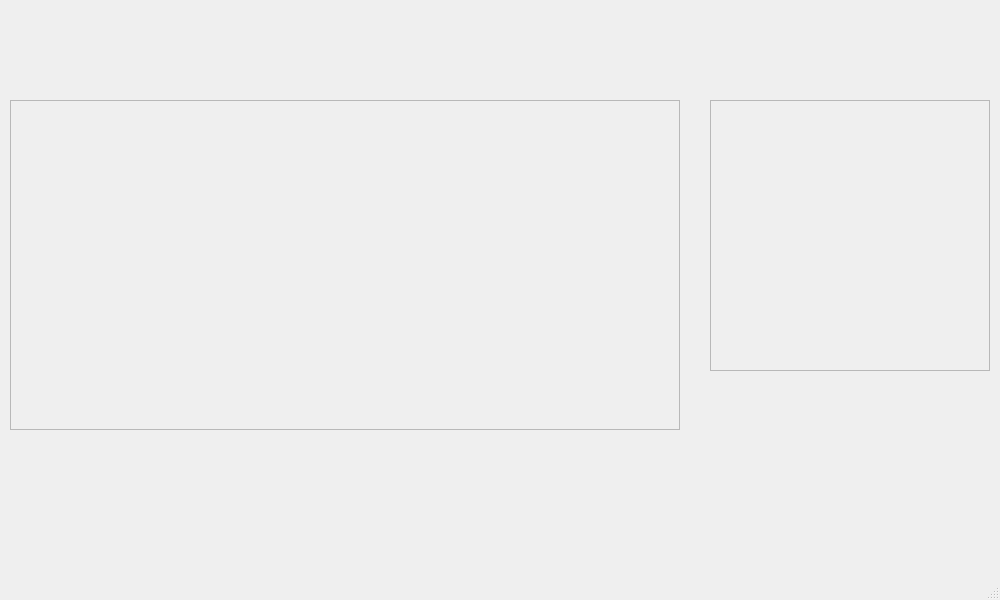
<?xml version="1.0" encoding="UTF-8"?>
<ui version="4.0">
 <class>mainwindow</class>
 <widget class="QMainWindow" name="mainwindow">
  <property name="geometry">
   <rect>
    <x>0</x>
    <y>0</y>
    <width>1000</width>
    <height>600</height>
   </rect>
  </property>
  <property name="windowTitle">
   <string>OctSrv Launcher</string>
  </property>
  <widget class="QWidget" name="centralwidget">
   <widget class="QFrame" name="photo">
    <property name="geometry">
     <rect>
      <x>10</x>
      <y>100</y>
      <width>670</width>
      <height>330</height>
     </rect>
    </property>
    <property name="mouseTracking">
     <bool>false</bool>
    </property>
    <property name="styleSheet">
     <string notr="true">#photo {
    background-image: url(url(:/mainphoto-1.png));
}</string>
    </property>
    <property name="frameShape">
     <enum>QFrame::Shape::StyledPanel</enum>
    </property>
    <property name="frameShadow">
     <enum>QFrame::Shadow::Raised</enum>
    </property>
   </widget>
   <widget class="QFrame" name="right_p">
    <property name="geometry">
     <rect>
      <x>710</x>
      <y>100</y>
      <width>280</width>
      <height>271</height>
     </rect>
    </property>
    <property name="frameShape">
     <enum>QFrame::Shape::StyledPanel</enum>
    </property>
    <property name="frameShadow">
     <enum>QFrame::Shadow::Raised</enum>
    </property>
   </widget>
  </widget>
  <widget class="QStatusBar" name="statusbar"/>
 </widget>
 <resources>
  <include location="asset/texture/mainphoto.qrc"/>
 </resources>
 <connections/>
</ui>
